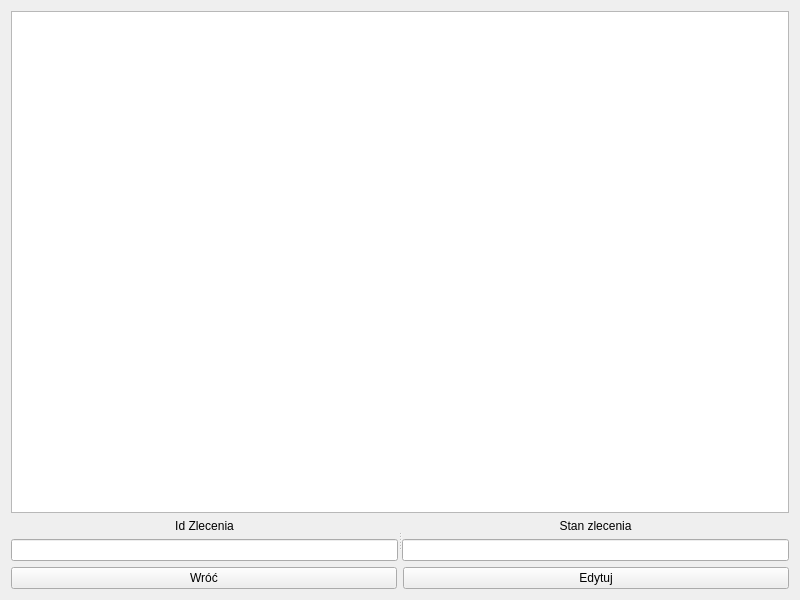
<?xml version="1.0" encoding="UTF-8"?>
<ui version="4.0">
 <class>ZarzadzanieDostepnoscia</class>
 <widget class="QWidget" name="ZarzadzanieDostepnoscia">
  <property name="geometry">
   <rect>
    <x>0</x>
    <y>0</y>
    <width>800</width>
    <height>600</height>
   </rect>
  </property>
  <property name="windowTitle">
   <string>Form</string>
  </property>
  <layout class="QVBoxLayout" name="verticalLayout_3">
   <item>
    <widget class="QTableView" name="tablica"/>
   </item>
   <item>
    <widget class="QSplitter" name="splitter">
     <property name="orientation">
      <enum>Qt::Horizontal</enum>
     </property>
     <widget class="QWidget" name="">
      <layout class="QVBoxLayout" name="verticalLayout">
       <item>
        <widget class="QLabel" name="ID_Label">
         <property name="text">
          <string>Id Zlecenia</string>
         </property>
         <property name="alignment">
          <set>Qt::AlignCenter</set>
         </property>
        </widget>
       </item>
       <item>
        <widget class="QLineEdit" name="ID_Line"/>
       </item>
      </layout>
     </widget>
     <widget class="QWidget" name="layoutWidget">
      <layout class="QVBoxLayout" name="verticalLayout_2">
       <item>
        <widget class="QLabel" name="Dostepnosc_Label">
         <property name="text">
          <string>Stan zlecenia</string>
         </property>
         <property name="alignment">
          <set>Qt::AlignCenter</set>
         </property>
        </widget>
       </item>
       <item>
        <widget class="QLineEdit" name="Dostepnosc_Line"/>
       </item>
      </layout>
     </widget>
    </widget>
   </item>
   <item>
    <layout class="QHBoxLayout" name="horizontalLayout">
     <item>
      <widget class="QPushButton" name="Wroc_Button">
       <property name="text">
        <string>Wróć</string>
       </property>
      </widget>
     </item>
     <item>
      <widget class="QPushButton" name="Edytuj_Button">
       <property name="text">
        <string>Edytuj</string>
       </property>
      </widget>
     </item>
    </layout>
   </item>
  </layout>
 </widget>
 <resources/>
 <connections/>
</ui>
